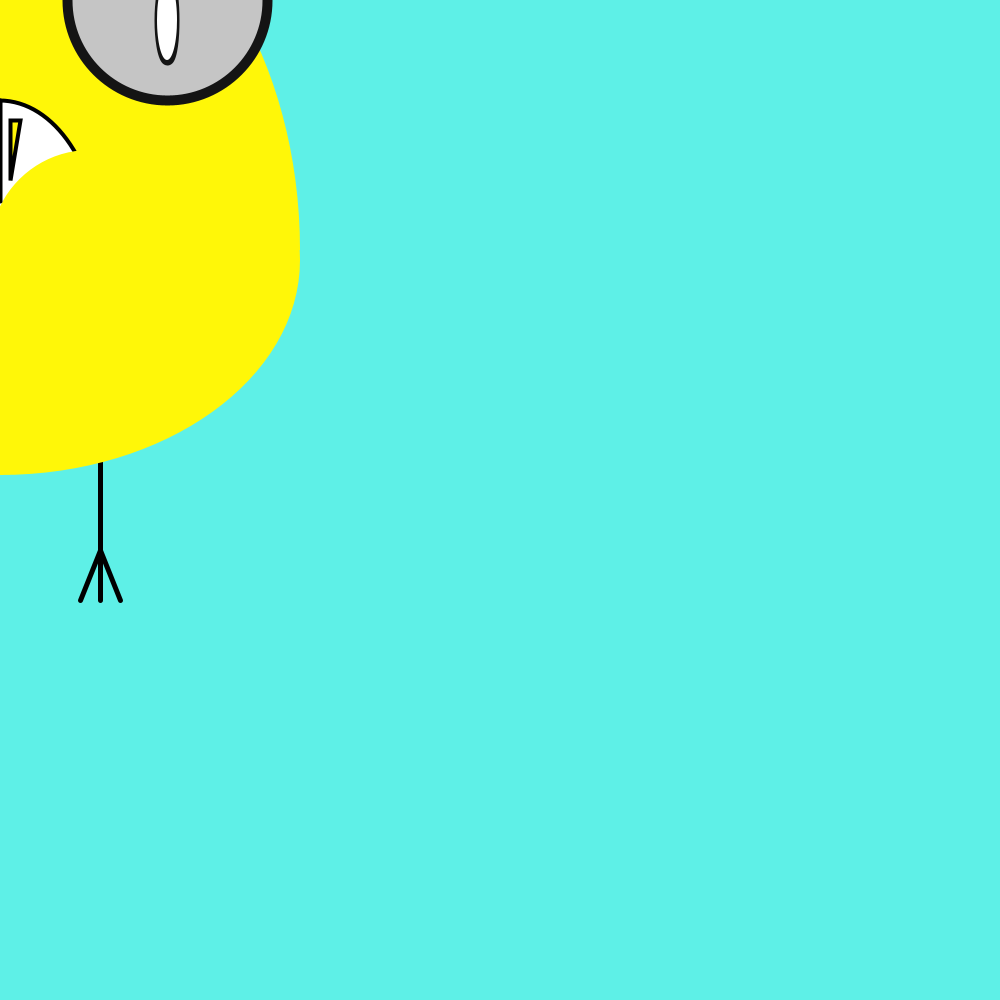
Frame 1 (no input)
Frame 60 (the mouse pressed at the canvas centre just before this capture): identical to frame 1, image omitted
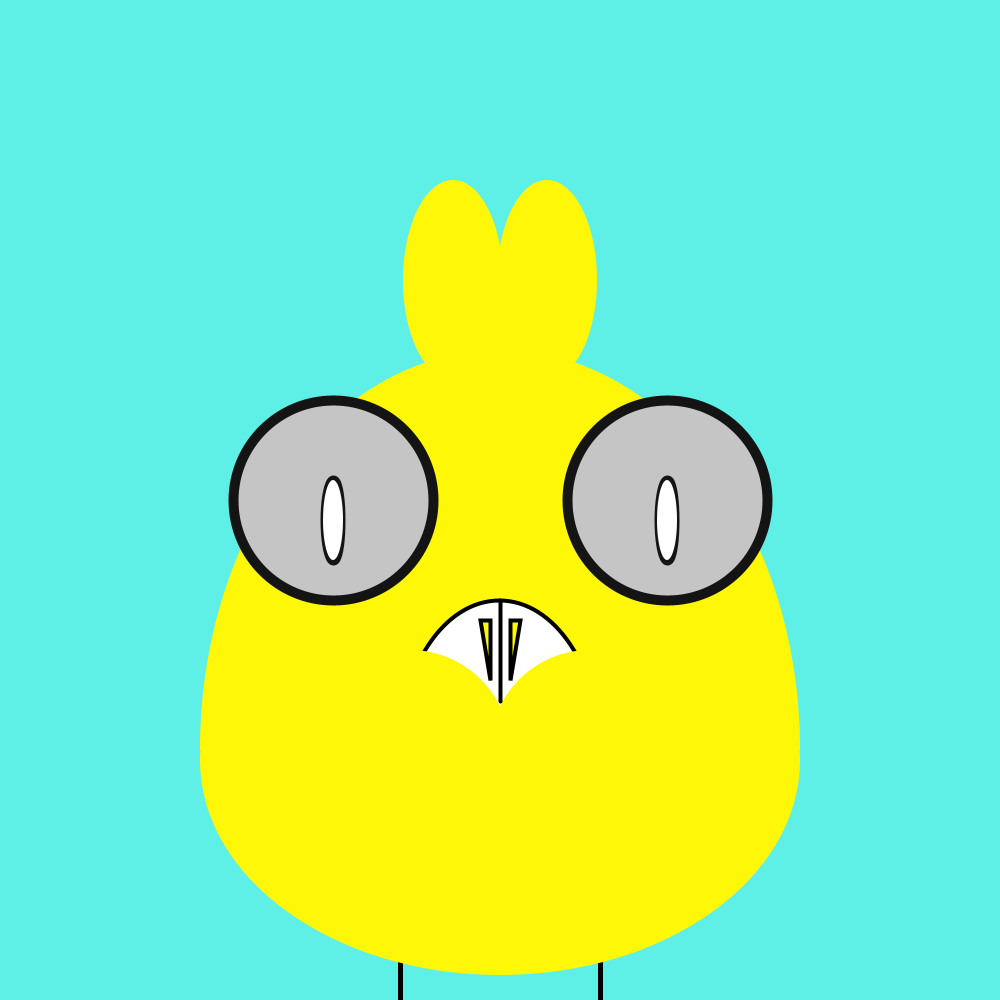
Frame 120 (the mouse held since frame 60 and released just before this capture)

The Processing sketch that drew these frames (run headless with seeded random() and noise(); from frame 60 on, the mouse is pressed at the canvas centre):

// Processing sketch: processing_143515
// ── processing_143515.pde

//Júlia Fort Muñoz
//P2_b)Dibuix que es mou amb el ratolí

//mouseX i mouseY (500,500)--> el centre del quadrat
void setup(){
  size (1000, 1000);
}

void draw(){
  
  //fons
  background(94,240,231);
  
  //cos principal
  noStroke();
  fill(255,247,8);
  ellipse(mouseX, mouseY+250, 600, 800);
  
  //orelles
  noStroke();
  fill(255,247,8);
  ellipse(mouseX-47, mouseY-220, 100, 200);
  ellipse(mouseX-47+94, mouseY-220, 100, 200);
  rect(mouseX-50, mouseY-200, 100,100);
  
  //eliminacio de mig cos
  fill(94,240,231);
  rect(mouseX-500, mouseY+250, 1000, 400);
  fill(255,247,8);
  
  //cames
  stroke(0);
  strokeWeight(5);
  line(mouseX-100, mouseY+260, mouseX-100, mouseY+600);
  line(mouseX+100, mouseY+260, mouseX+100, mouseY+600);
  
  //dits
  line(mouseX-100, mouseY+550, mouseX-80, mouseY+600);
  line(mouseX+100, mouseY+550, mouseX+120, mouseY+600);
  line(mouseX-100, mouseY+550, mouseX-120, mouseY+600);
  line(mouseX+100, mouseY+550, mouseX+80, mouseY+600);
  
  //la meitat del cos
  noStroke();
  ellipse(mouseX, mouseY+260, 600,430);
  
  //les circumferencies mes grans dels ulls
  stroke(0);
  strokeWeight(10);
  fill(197,197,197);
  stroke(20);
  ellipse(mouseX+167, mouseY, 200, 200);
  ellipse(mouseX-167, mouseY, 200, 200);
   
  //les ellipses de dins els ulls NEGRES
  ellipse(mouseX-167, mouseY+20, 15, 80);
  ellipse(mouseX+167, mouseY+20, 15, 80);
  
  //les ellipses de dins els ulls BLANQUES
  fill(255);
  noStroke();
  ellipse(mouseX-167, mouseY+20, 20, 80);
  ellipse(mouseX+167, mouseY+20, 20, 80);
  
  //la rodona del nas BLANCA
  stroke(0);
  strokeWeight(4);
  fill(255);
  ellipse(mouseX-1, mouseY+250, 200, 300);
  
  //per fer el pic amb 2 rodones GROGUES
  noStroke();
  fill(255, 247, 8);
  ellipse(mouseX-90, mouseY+250, 200, 200);
  ellipse(mouseX+90, mouseY+250, 200, 200);
  
  // per eliminar la meitat del nas
  rect(mouseX-80, mouseY+220, 200, 200);
  
  //les lineeas de dins el nas
  stroke(0);
  line(mouseX, mouseY+201, mouseX, mouseY+100);
  triangle(mouseX-10, mouseY+180, mouseX-10, mouseY+120, mouseX-10-10, mouseY+120 );
  triangle(mouseX+10, mouseY+180, mouseX+10, mouseY+120, mouseX-10+30, mouseY+120 );
  noCursor();
}
